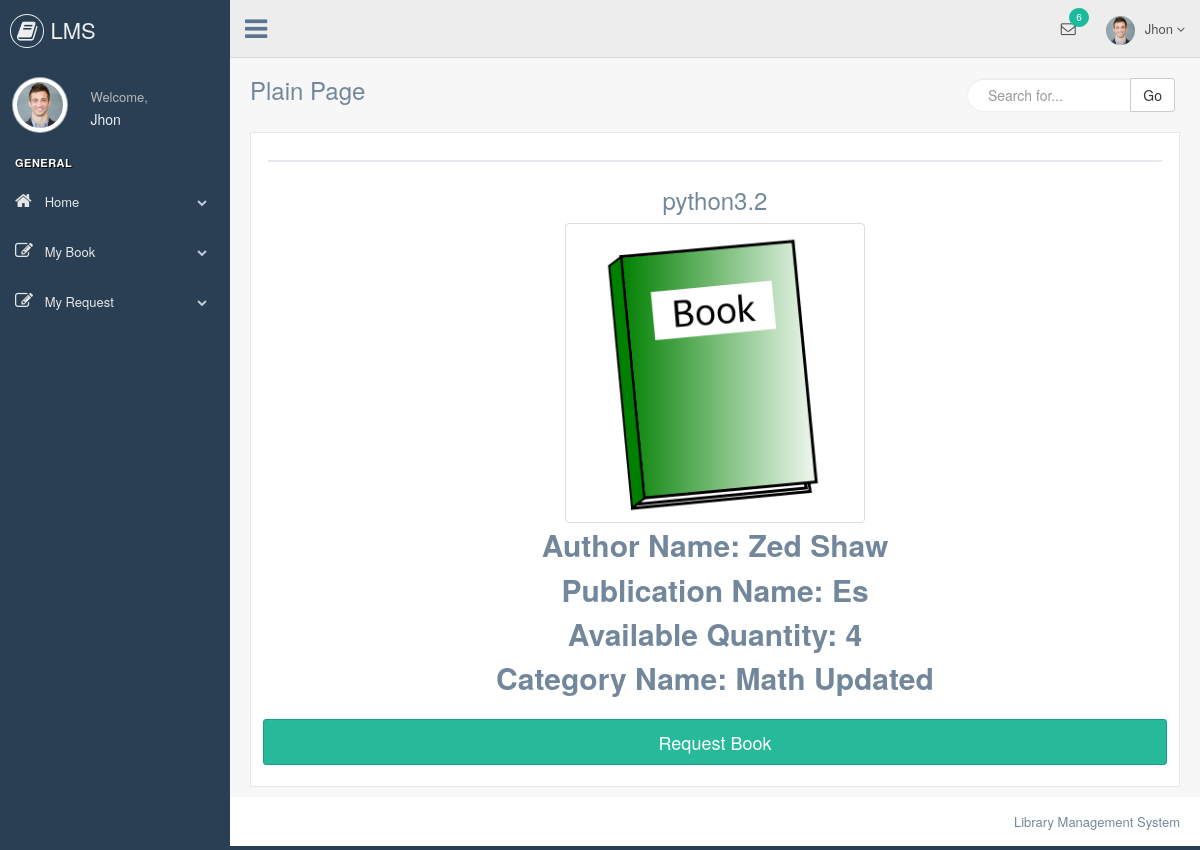
The page /student/book_page.php?id=1 (signed in) on the database its author committed.
### tables this page shows
CREATE TABLE `add_books` (
  `id` int(11) NOT NULL,
  `book_name` varchar(255) NOT NULL,
  `book_image` varchar(255) NOT NULL,
  `category_id` int(11) NOT NULL,
  `author_name` varchar(255) NOT NULL,
  `publication_name` varchar(255) NOT NULL,
  `book_price` varchar(50) NOT NULL,
  `book_qty` varchar(255) NOT NULL,
  `avialable_qty` varchar(255) NOT NULL,
  `purchase_date` date NOT NULL,
  `librarian_user_name` varchar(255) NOT NULL,
  `librarian_id` int(11) NOT NULL
);

CREATE TABLE `book_category` (
  `id` int(11) NOT NULL,
  `category_name` varchar(255) NOT NULL
);

### student/classes/Book.php (called while the page is built, shortened)
<?php
$filepath=realpath(dirname(__FILE__));
include_once ($filepath.'/../../lib/Database.php') ;
include_once ($filepath.'/../../helpers/Format.php') ;
 class Book
 {
	    private $db;
	    private $fm;
		public function __construct()
		{
		  $this->db=new Database();
		  $this->fm=new Format();
		}
    public function get_book_by_id($id){
		$id=$this->fm->validation($id);
        $id=mysqli_real_escape_string($this->db->link,$id);
        $query="SELECT add_books.*,
                  book_category.category_name
                  FROM add_books
                  INNER JOIN book_category
                  on add_books.category_id = book_category.id
                  WHERE add_books.id='$id'
                  order by add_books.id asc";
        $result=$this->db->select($query);
        return $result;
	}
}

### lib/Database.php (called while the page is built, shortened)
<?php
Class Database{
 public $host   = DB_HOST;
 public $user   = DB_USER;
 public $pass   = DB_PASS;
 public $dbname = DB_NAME;
 public $link;
private function connectDB(){
 $this->link = new mysqli($this->host, $this->user, $this->pass,
  $this->dbname);
 }
public function select($query){
  $result = $this->link->query($query) or
   die($this->link->error.__LINE__);
  if($result->num_rows > 0){
    return $result;
  } else {
    return false;
  }
 }
}

### student/inc/include.php (called while the page is built, shortened)
<?php
include '../lib/Database.php' ;
include '../helpers/Format.php';
$bk  = new Book();
?>

### helpers/Format.php (called while the page is built, shortened)
    <?php
    class Format{
     public function validation($data){
      $data = trim($data);
      $data = stripcslashes($data);
      $data = htmlspecialchars($data);
      return $data;
     }
}
?>

### student/book_page.php (the view, shortened to what this page needs)
<?php include 'inc/header.php'; ?>
<?php
    if(!isset($_GET['id']) or $_GET['id']==NULL)
  {
    echo "<script>window.lobrandion='display_all_books.php'</script>";
  }
  else
  {
    $id=$_GET['id'];
  }
?>
<div class="right_col" role="main">
    <div class="">
        <div class="page-title">
            <div class="title_left">
                <h3>Plain Page</h3>
            </div>
            <?php include 'inc/search.php'; ?>
        </div>
        <div class="clearfix"></div>
        <div class="row" style="min-height:500px">
            <div class="col-md-12 col-sm-12 col-xs-12">
                <div class="x_panel">
                    <div class="x_title">
                    </div>
                    <div class="x_content">
                       <?php
                          $result=$bk->get_book_by_id($id);
                            if($result)
                            {
                                while ($value=$result->fetch_assoc()) {
                            ?>
                            <div class="row text-center text-lg-left">
                                <div class="col-lg-12 col-md-12 col-xs-12" >
                                    <h3><?php echo $value['book_name']; ?></h3>
                                    <a href="" class="">
                                        <img  class="img-responsive img-thumbnail img-fluid" style="height: 300px;" src="../librarian/<?php echo $value['book_image'] ?>" title="" alt="">
                                    </a>
                                </div>
                                <span><b style="font-size:30px;">Author Name: <?php echo $value['author_name']; ?></b></span>
                                <br>
                                <span><b style="font-size:30px;">Publication Name: <?php echo $value['publication_name']; ?></b></span>
                                <br>
                                <span><b style="font-size:30px;">Available Quantity: <?php echo $value['avialable_qty']; ?></b></span>
                                <br>
                                <span><b style="font-size:30px;">Category Name: <?php echo $value['category_name']; ?></b></span>
                                <br><br>
                                 <a href="book_request.php?id=<?php echo $value['id'] ;?>" class="btn btn-success btn-lg btn-block">Request Book</a>
                            </div>
                        <?php } } ?>
                    </div>
                </div>
            </div>
        </div>
    </div>
</div>
<?php include 'inc/footer.php'; ?>

### rows shown on the page
add_books: book_name "python3.2", book_image (picture), author_name "Zed Shaw", publication_name "Es", avialable_qty "4", book_category.category_name "Math Updated"

### other values the page prints
Session::get('username') "Jhon"
